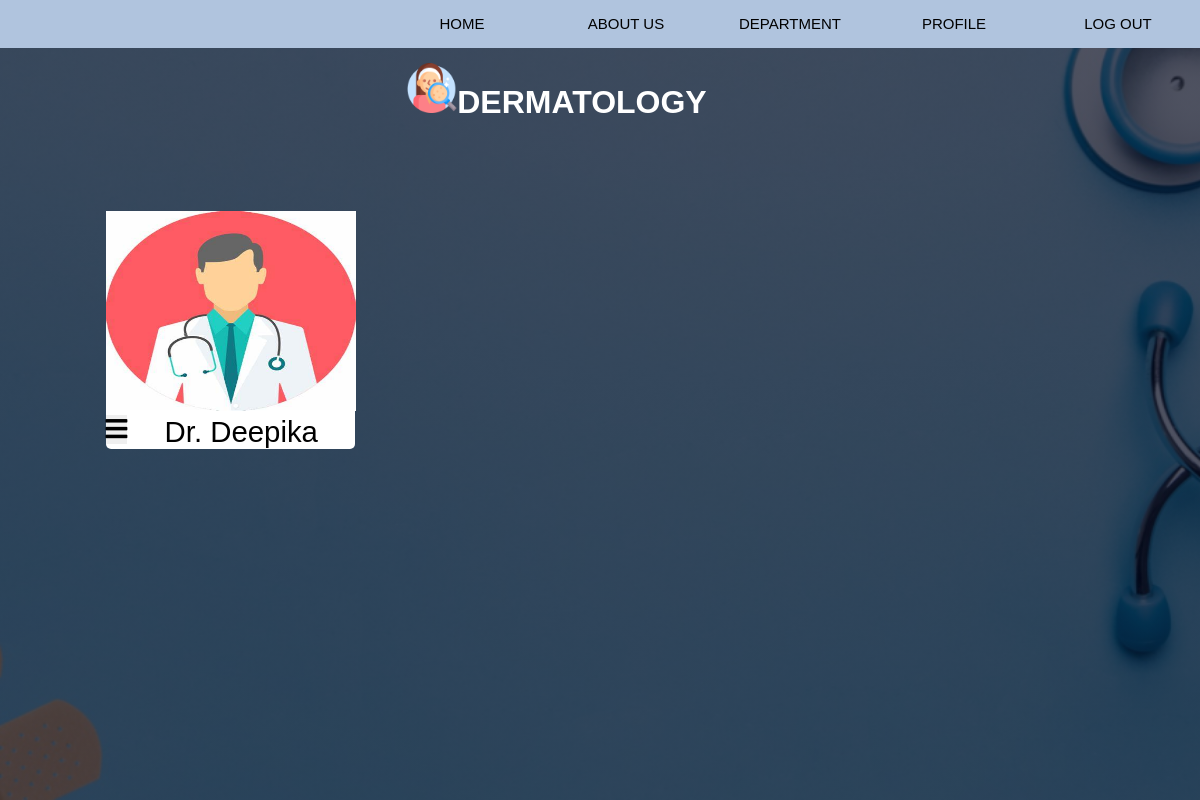
The page /user/dermatology.php on the database its author committed.
### tables this page shows
CREATE TABLE `doctors_info` (
  `doctor_id` int(11) NOT NULL,
  `doctor_name` varchar(30) NOT NULL,
  `doctor_specialization` varchar(30) NOT NULL,
  `doctor_phone` varchar(10) NOT NULL,
  `doctor_email` varchar(30) NOT NULL,
  `day_from` varchar(30) NOT NULL,
  `day_to` varchar(30) NOT NULL,
  `time` varchar(255) NOT NULL,
  `doctor_password` varchar(30) NOT NULL,
  `photo` varchar(200) NOT NULL
);

### user/dermatology.php (the view, shortened to what this page needs)
<?php
$category = 'dermatology';
?>
<!DOCTYPE html>
<html>
<head>
  <link rel="stylesheet" href="../style3.css">
  <link rel="stylesheet" href="https://cdnjs.cloudflare.com/ajax/libs/font-awesome/5.15.2/css/all.min.css" />
</head>
<body>
  <?php
  include 'header2.php';
  ?>
  <div class="topic">
    <h1> <img src="../images/skin.png" height="50px">DERMATOLOGY</h1>
  </div>
  <div class="doctors">
    <?php
    $sql = "SELECT * FROM doctors_info WHERE doctor_specialization='$category'";
    $all_doctors = $conn->query($sql);
    ?>
    <?php
    if ($all_doctors) {
      while ($row = mysqli_fetch_assoc($all_doctors)) {
        ?>
        <div class="doc-menu">
          <img src="<?php echo $row["photo"]; ?>" alt="" height="200mm" width="250mm">
          <div class="btn-one">
            <button class="drop"><i class="fas fa-bars"></i></button>
            <div class="doc-name">
              Dr.
              <?php echo $row["doctor_name"]; ?>
            </div>
            </div>
          </div>
        </div>
        <?php
      }
    } ?>
  </div>

### style3.css (style rules this page uses)
* { margin:0; padding: 0; font-family: 'Poppins', sans-serif; }
.topic { padding-left: 30%; text-align: center; }
.topic h1 { margin-top: 15px; padding: 0 8px 10px; color:white; width: 10cm; }
.doctors { margin-top: 50px; margin-left:20mm; padding:30px; justify-content: space-between; display: inline-flex; column-gap: 50px; }
.doc-menu img { text-align: center; }
.doc-menu { background: #fff; width:66mm; border-radius: 5px; position: relative; display: inline-block; }
.doc-name { font-size:3.3ch; text-align: center; }
.btn-one .drop { font-size: 25px; border: none; float: left; }

### rows shown on the page
doctors_info: photo (picture), doctor_name "Deepika"
